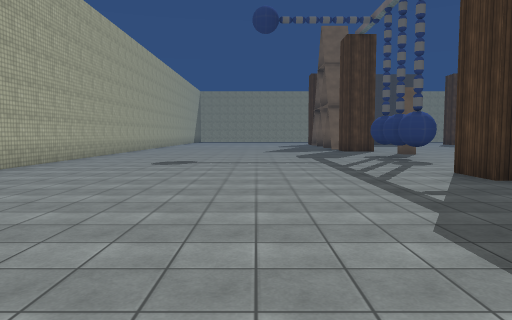
view 1 (above)

23 first-person views from a walk through a scene from a Unity 3-D project. The camera is 1.5 m above the floor, tilts 4° down and sees 70° across. The floor is counted in squares, 2 m on a side. Each view is taken from the middle of a square. On the plan, view 1 faces up. The plan holds only what a view shows up to about 11 squares ahead; the rest is blank. The place goes on beyond the plan. The player character is not drawn. Some surface patterns are stand-ins.

view 2
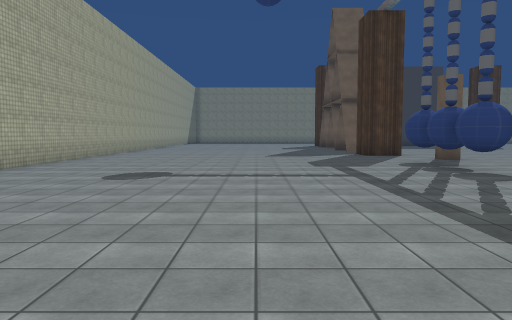

view 3
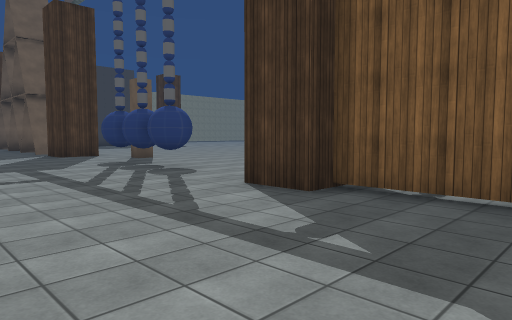

view 4
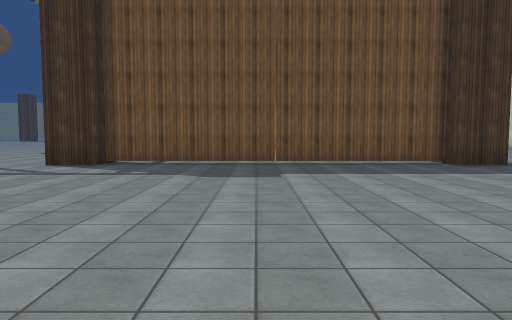

view 5
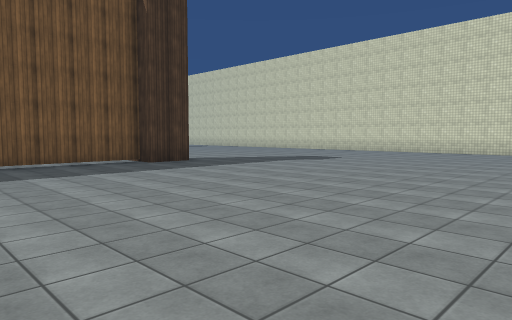

view 6
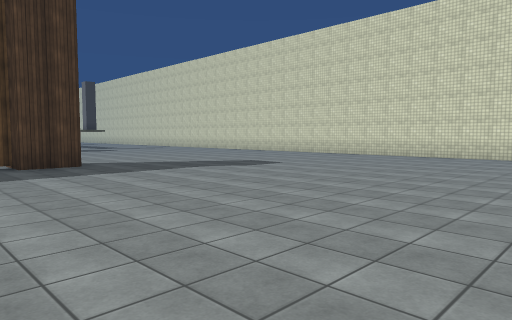

view 7
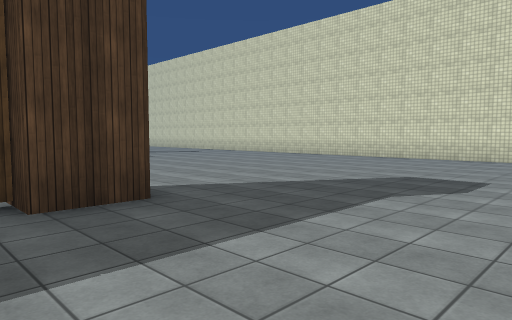

view 8
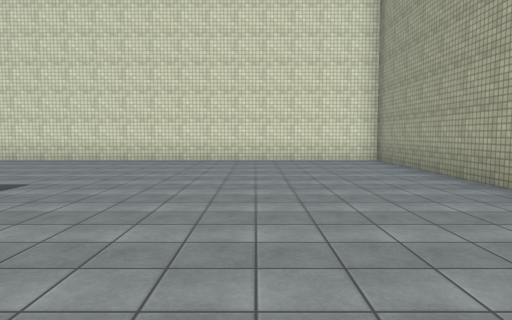

view 9
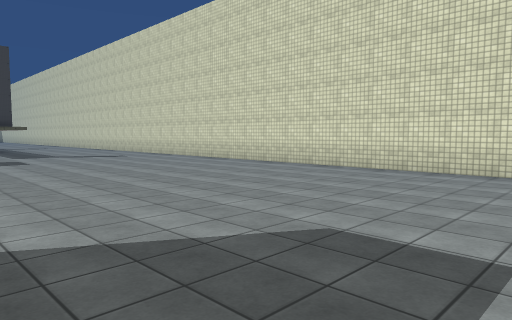

view 10
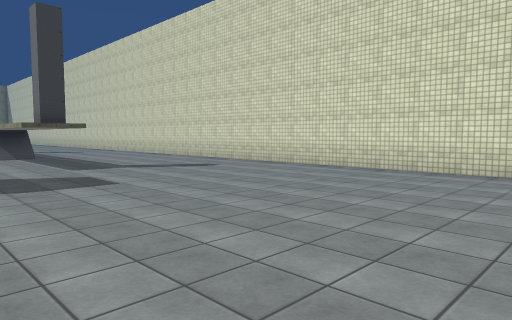

view 11
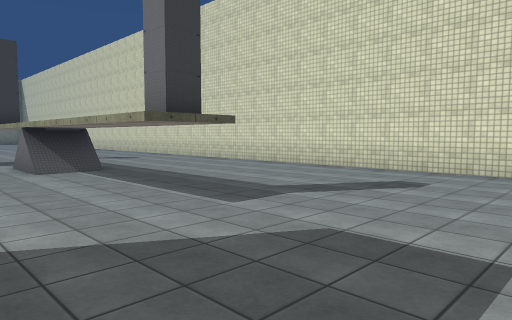

view 12
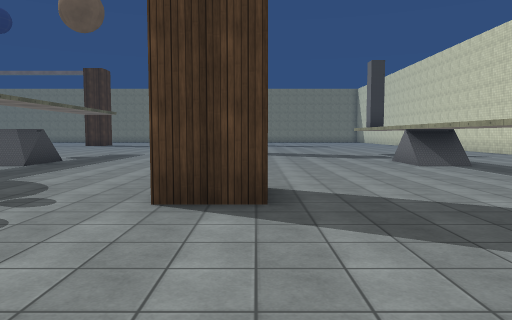

view 13
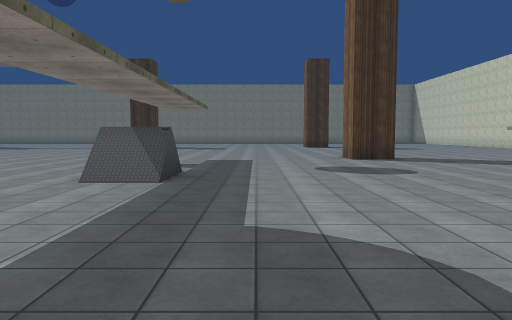

view 14
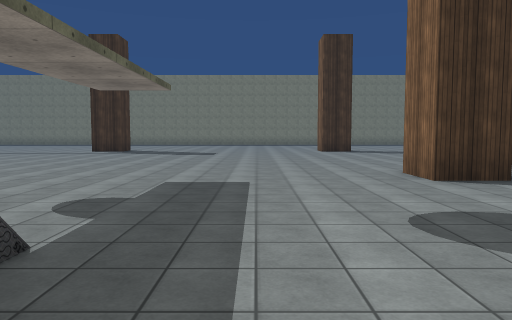

view 15
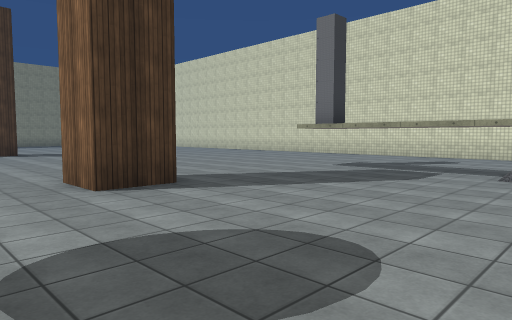

view 16
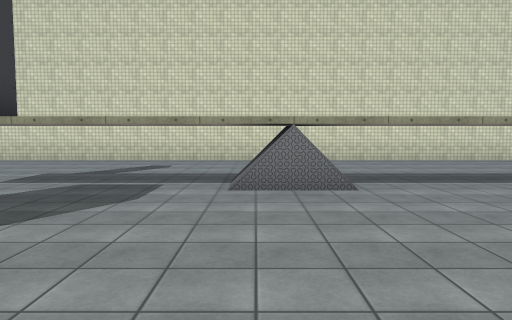

view 17
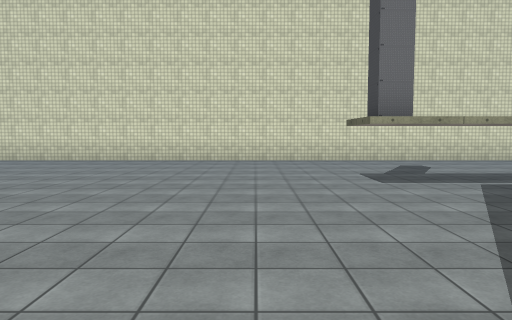

view 18
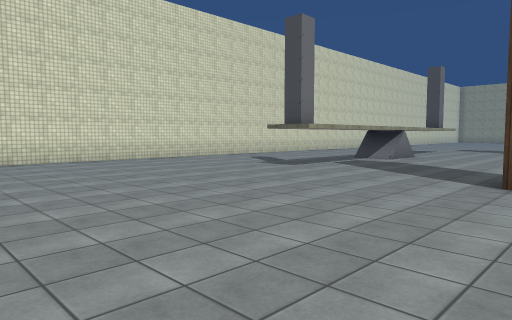

view 19
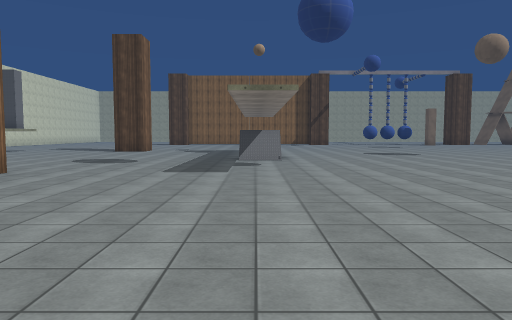

view 20
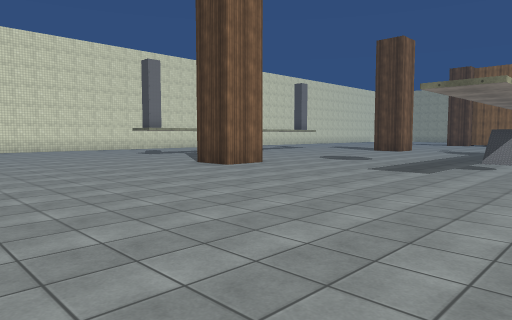

view 21
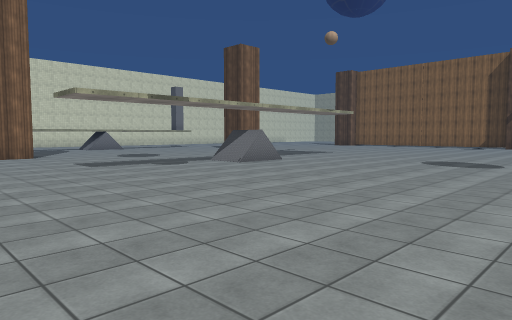

view 22
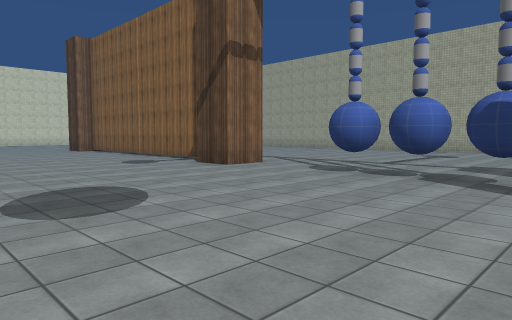

view 23
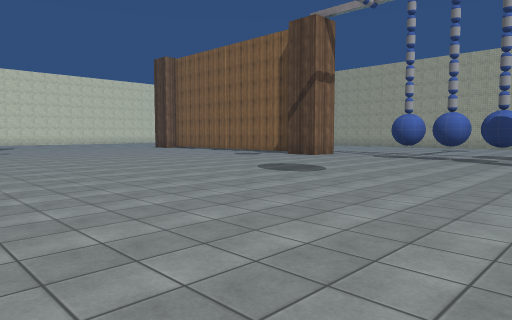

### Floor plan
Points are (right, up) in squares from view 1. A wall is a line through its corners. A room is listed if a view was taken in it or the views show most of it. See-through windows are left out.
Room 1 (views 1, 2, 3, 4, 5, 6, 7, 8, 9, 10, 11, 12, 13, 14, 15, 16, 17, 18, 19, 20, 21, 22, 23)
walls: (13.9, -4.1) (13.9, -2.9); (3.9, -4.2) (3.9, -2.9) (4.4, -2.9) (4.4, 5.9) (3.9, 5.9) (3.9, 7.1) (5.1, 7.1) (5.1, 5.9); (23.9, -4.2) (23.9, -2.9) (25.1, -2.9) (25.1, -4.1); (-5.5, -7.9) (-5.5, -13.5) (31.5, -13.5); (-5.5, 14) (-5.5, 7.8)
objects: ball (4, 10) to (5, 10); ball (4, 11) to (5, 11); ball (4, 12) to (5, 13); other object (19, -9) to (20, -8); other object (19, 3) to (20, 3)

Positions as (right, up) in squares from view 1, and headings:
1: (0, 0), facing up
2: (0, 3), facing up
3: (0, 3), facing up-right
4: (-5, 2), facing right
5: (-5, 2), facing down-right
6: (-5, -1), facing down-right
7: (0, -2), facing down-right
8: (-2, -3), facing down
9: (1, -6), facing down-right
10: (6, -6), facing down-right
11: (11, -6), facing down-right
12: (10, -4), facing right
13: (13, 0), facing right
14: (18, 0), facing right
15: (19, -1), facing down-right
16: (20, -3), facing down
17: (26, -3), facing down
18: (31, -3), facing down-left
19: (31, 2), facing left
20: (31, 4), facing down-left
21: (27, 10), facing down-left
22: (11, 14), facing down-left
23: (16, 15), facing down-left
